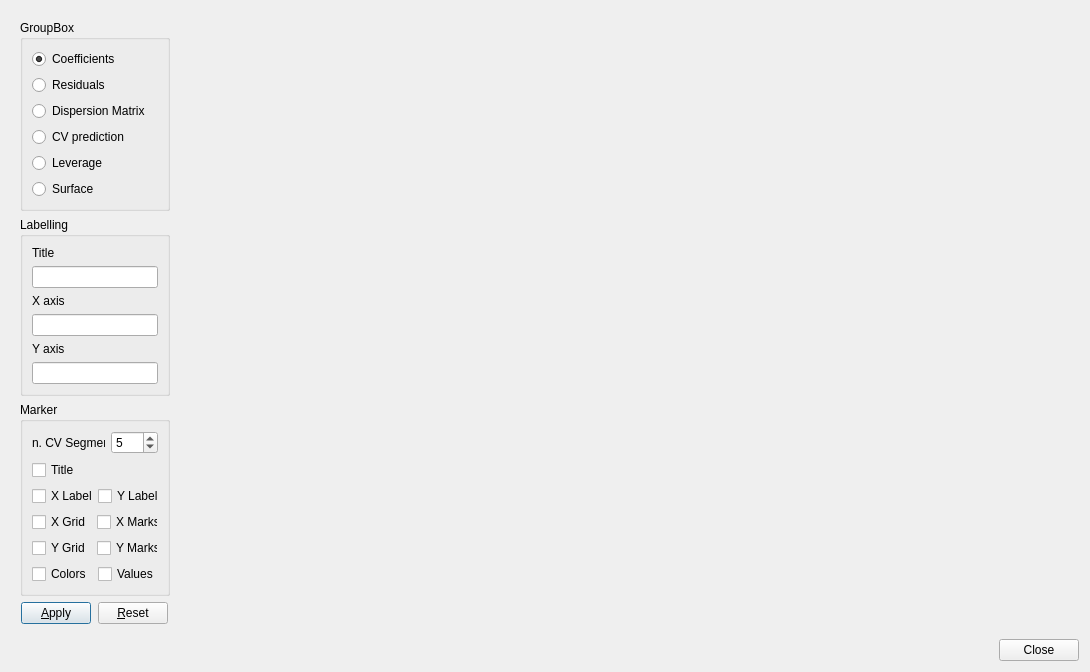
<?xml version="1.0" encoding="UTF-8"?>
<ui version="4.0">
 <class>Dialog</class>
 <widget class="QDialog" name="Dialog">
  <property name="geometry">
   <rect>
    <x>0</x>
    <y>0</y>
    <width>1090</width>
    <height>640</height>
   </rect>
  </property>
  <property name="windowTitle">
   <string>Regression Plot</string>
  </property>
  <layout class="QVBoxLayout" name="verticalLayout_5">
   <item>
    <widget class="QWidget" name="centralwidget" native="true">
     <layout class="QHBoxLayout" name="horizontalLayout_7">
      <item>
       <layout class="QVBoxLayout" name="verticalLayout_2">
        <item>
         <widget class="QGroupBox" name="groupBox">
          <property name="title">
           <string>GroupBox</string>
          </property>
          <layout class="QVBoxLayout" name="verticalLayout_3">
           <item>
            <widget class="QRadioButton" name="coeffradioButton">
             <property name="text">
              <string>Coefficients</string>
             </property>
             <property name="checked">
              <bool>true</bool>
             </property>
            </widget>
           </item>
           <item>
            <widget class="QRadioButton" name="resradioButton">
             <property name="text">
              <string>Residuals</string>
             </property>
            </widget>
           </item>
           <item>
            <widget class="QRadioButton" name="dispersionradioButton">
             <property name="text">
              <string>Dispersion Matrix</string>
             </property>
            </widget>
           </item>
           <item>
            <widget class="QRadioButton" name="cvradioButton">
             <property name="text">
              <string>CV prediction</string>
             </property>
            </widget>
           </item>
           <item>
            <widget class="QRadioButton" name="leverageradioButton">
             <property name="text">
              <string>Leverage</string>
             </property>
            </widget>
           </item>
           <item>
            <widget class="QRadioButton" name="surfaceradioButton">
             <property name="text">
              <string>Surface</string>
             </property>
            </widget>
           </item>
          </layout>
         </widget>
        </item>
        <item>
         <widget class="QGroupBox" name="groupBox_2">
          <property name="sizePolicy">
           <sizepolicy hsizetype="Fixed" vsizetype="Preferred">
            <horstretch>0</horstretch>
            <verstretch>0</verstretch>
           </sizepolicy>
          </property>
          <property name="minimumSize">
           <size>
            <width>150</width>
            <height>0</height>
           </size>
          </property>
          <property name="title">
           <string>Labelling</string>
          </property>
          <layout class="QVBoxLayout" name="verticalLayout_4">
           <item>
            <layout class="QVBoxLayout" name="verticalLayout_6">
             <item>
              <widget class="QLabel" name="label">
               <property name="text">
                <string>Title</string>
               </property>
              </widget>
             </item>
             <item>
              <widget class="QLineEdit" name="TlineEdit">
               <property name="maximumSize">
                <size>
                 <width>200</width>
                 <height>16777215</height>
                </size>
               </property>
              </widget>
             </item>
             <item>
              <widget class="QLabel" name="label_2">
               <property name="text">
                <string>X axis</string>
               </property>
              </widget>
             </item>
             <item>
              <widget class="QLineEdit" name="XlineEdit">
               <property name="maximumSize">
                <size>
                 <width>200</width>
                 <height>16777215</height>
                </size>
               </property>
              </widget>
             </item>
             <item>
              <widget class="QLabel" name="label_3">
               <property name="text">
                <string>Y axis</string>
               </property>
              </widget>
             </item>
             <item>
              <widget class="QLineEdit" name="YlineEdit">
               <property name="maximumSize">
                <size>
                 <width>200</width>
                 <height>16777215</height>
                </size>
               </property>
              </widget>
             </item>
            </layout>
           </item>
          </layout>
         </widget>
        </item>
        <item>
         <widget class="QGroupBox" name="MarkergroupBox">
          <property name="sizePolicy">
           <sizepolicy hsizetype="Fixed" vsizetype="Preferred">
            <horstretch>0</horstretch>
            <verstretch>0</verstretch>
           </sizepolicy>
          </property>
          <property name="minimumSize">
           <size>
            <width>150</width>
            <height>0</height>
           </size>
          </property>
          <property name="title">
           <string>Marker</string>
          </property>
          <layout class="QGridLayout" name="gridLayout">
           <item row="6" column="0" colspan="2">
            <layout class="QHBoxLayout" name="horizontalLayout_4">
             <item>
              <widget class="QCheckBox" name="YGcheckBox">
               <property name="text">
                <string>Y Grid</string>
               </property>
              </widget>
             </item>
             <item>
              <widget class="QCheckBox" name="YMcheckBox">
               <property name="text">
                <string>Y Marks</string>
               </property>
              </widget>
             </item>
            </layout>
           </item>
           <item row="3" column="0">
            <layout class="QHBoxLayout" name="horizontalLayout">
             <item>
              <widget class="QCheckBox" name="TcheckBox">
               <property name="text">
                <string>Title</string>
               </property>
              </widget>
             </item>
            </layout>
           </item>
           <item row="4" column="0" colspan="2">
            <layout class="QHBoxLayout" name="horizontalLayout_2">
             <item>
              <widget class="QCheckBox" name="XcheckBox">
               <property name="text">
                <string>X Label</string>
               </property>
              </widget>
             </item>
             <item>
              <widget class="QCheckBox" name="YcheckBox">
               <property name="text">
                <string>Y Label</string>
               </property>
              </widget>
             </item>
            </layout>
           </item>
           <item row="7" column="0" colspan="2">
            <layout class="QHBoxLayout" name="horizontalLayout_6">
             <item>
              <widget class="QCheckBox" name="CcheckBox">
               <property name="text">
                <string>Colors</string>
               </property>
              </widget>
             </item>
             <item>
              <widget class="QCheckBox" name="VcheckBox">
               <property name="text">
                <string>Values</string>
               </property>
              </widget>
             </item>
            </layout>
           </item>
           <item row="5" column="0" colspan="2">
            <layout class="QHBoxLayout" name="horizontalLayout_3">
             <item>
              <widget class="QCheckBox" name="XGcheckBox">
               <property name="text">
                <string>X Grid</string>
               </property>
              </widget>
             </item>
             <item>
              <widget class="QCheckBox" name="XMcheckBox">
               <property name="text">
                <string>X Marks</string>
               </property>
              </widget>
             </item>
            </layout>
           </item>
           <item row="2" column="1">
            <widget class="QSpinBox" name="segmentspinBox">
             <property name="minimum">
              <number>2</number>
             </property>
             <property name="maximum">
              <number>100</number>
             </property>
             <property name="value">
              <number>5</number>
             </property>
            </widget>
           </item>
           <item row="2" column="0">
            <widget class="QLabel" name="label_6">
             <property name="text">
              <string>n. CV Segments</string>
             </property>
            </widget>
           </item>
          </layout>
         </widget>
        </item>
        <item>
         <layout class="QHBoxLayout" name="horizontalLayout_5">
          <item>
           <widget class="QPushButton" name="ApplyButton">
            <property name="sizePolicy">
             <sizepolicy hsizetype="Fixed" vsizetype="Fixed">
              <horstretch>0</horstretch>
              <verstretch>0</verstretch>
             </sizepolicy>
            </property>
            <property name="maximumSize">
             <size>
              <width>70</width>
              <height>16777215</height>
             </size>
            </property>
            <property name="text">
             <string>&amp;Apply</string>
            </property>
           </widget>
          </item>
          <item>
           <widget class="QPushButton" name="ResetButton">
            <property name="sizePolicy">
             <sizepolicy hsizetype="Fixed" vsizetype="Fixed">
              <horstretch>0</horstretch>
              <verstretch>0</verstretch>
             </sizepolicy>
            </property>
            <property name="maximumSize">
             <size>
              <width>70</width>
              <height>16777215</height>
             </size>
            </property>
            <property name="text">
             <string>&amp;Reset</string>
            </property>
           </widget>
          </item>
         </layout>
        </item>
       </layout>
      </item>
      <item>
       <widget class="QWidget" name="mplwindow" native="true">
        <property name="sizePolicy">
         <sizepolicy hsizetype="Expanding" vsizetype="Expanding">
          <horstretch>0</horstretch>
          <verstretch>0</verstretch>
         </sizepolicy>
        </property>
        <property name="minimumSize">
         <size>
          <width>200</width>
          <height>200</height>
         </size>
        </property>
        <layout class="QVBoxLayout" name="mplvl"/>
       </widget>
      </item>
     </layout>
    </widget>
   </item>
   <item>
    <layout class="QHBoxLayout" name="horizontalLayout_8">
     <item>
      <spacer name="horizontalSpacer">
       <property name="orientation">
        <enum>Qt::Horizontal</enum>
       </property>
       <property name="sizeHint" stdset="0">
        <size>
         <width>508</width>
         <height>20</height>
        </size>
       </property>
      </spacer>
     </item>
     <item>
      <widget class="QPushButton" name="pushButton">
       <property name="text">
        <string>Close</string>
       </property>
      </widget>
     </item>
    </layout>
   </item>
  </layout>
 </widget>
 <resources/>
 <connections>
  <connection>
   <sender>pushButton</sender>
   <signal>clicked()</signal>
   <receiver>Dialog</receiver>
   <slot>accept()</slot>
   <hints>
    <hint type="sourcelabel">
     <x>596</x>
     <y>413</y>
    </hint>
    <hint type="destinationlabel">
     <x>517</x>
     <y>428</y>
    </hint>
   </hints>
  </connection>
 </connections>
</ui>
